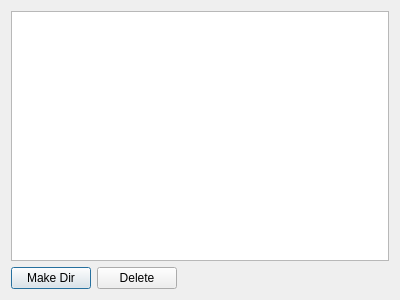
<?xml version="1.0" encoding="UTF-8"?>
<ui version="4.0">
 <class>Dialog</class>
 <widget class="QDialog" name="Dialog">
  <property name="geometry">
   <rect>
    <x>0</x>
    <y>0</y>
    <width>400</width>
    <height>300</height>
   </rect>
  </property>
  <property name="windowTitle">
   <string>Dialog</string>
  </property>
  <layout class="QVBoxLayout" name="verticalLayout">
   <item>
    <widget class="QTreeView" name="treeView"/>
   </item>
   <item>
    <layout class="QHBoxLayout" name="horizontalLayout">
     <item>
      <widget class="QPushButton" name="pushButton">
       <property name="text">
        <string>Make Dir</string>
       </property>
      </widget>
     </item>
     <item>
      <widget class="QPushButton" name="pushButton_2">
       <property name="text">
        <string>Delete</string>
       </property>
      </widget>
     </item>
     <item>
      <spacer name="horizontalSpacer">
       <property name="orientation">
        <enum>Qt::Horizontal</enum>
       </property>
       <property name="sizeHint" stdset="0">
        <size>
         <width>40</width>
         <height>20</height>
        </size>
       </property>
      </spacer>
     </item>
    </layout>
   </item>
  </layout>
 </widget>
 <layoutdefault spacing="6" margin="11"/>
 <resources/>
 <connections/>
</ui>
